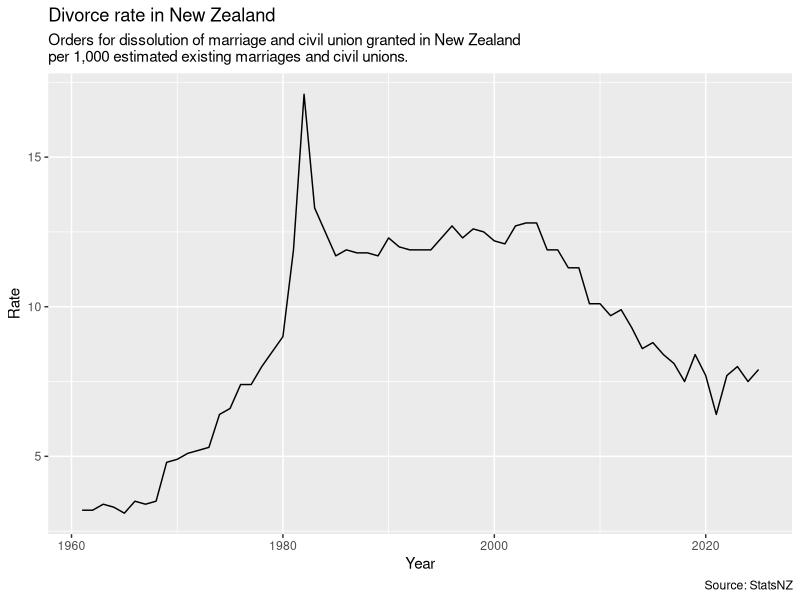
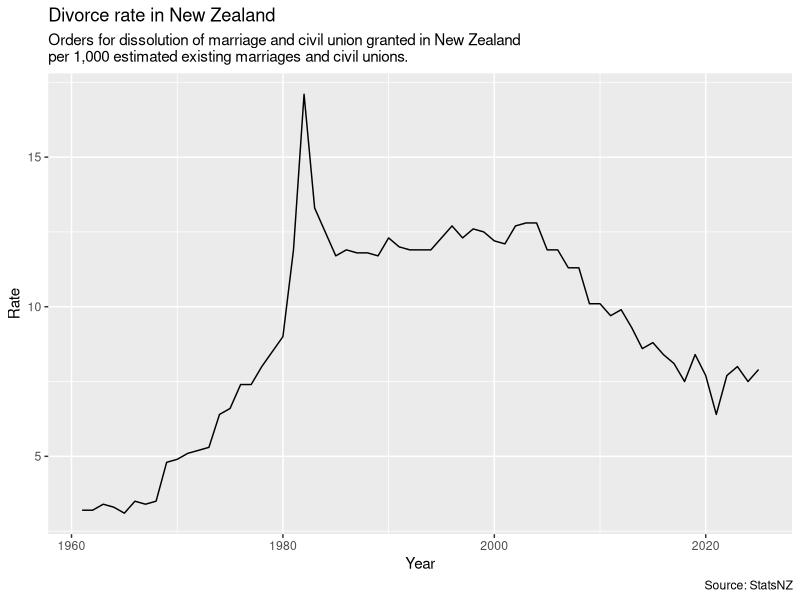

R code for these plots, in order:
library(tidyverse)

divorces <- read_csv(
  "DMR361501_20260505_082315_32.csv",
  col_names = c("Year", "Rate"),
  skip = 2,
  n_max = 65) 

divorces |> 
  ggplot(aes(x=Year,y=Rate)) +
  geom_line() +
  labs(title = 'Divorce rate in New Zealand', 
       subtitle ='Orders for dissolution of marriage and civil union granted in New Zealand\nper 1,000 estimated existing marriages and civil unions.',
       caption = 'Source: StatsNZ')

ggsave("divorce-rate.png", width=6, height=4)
